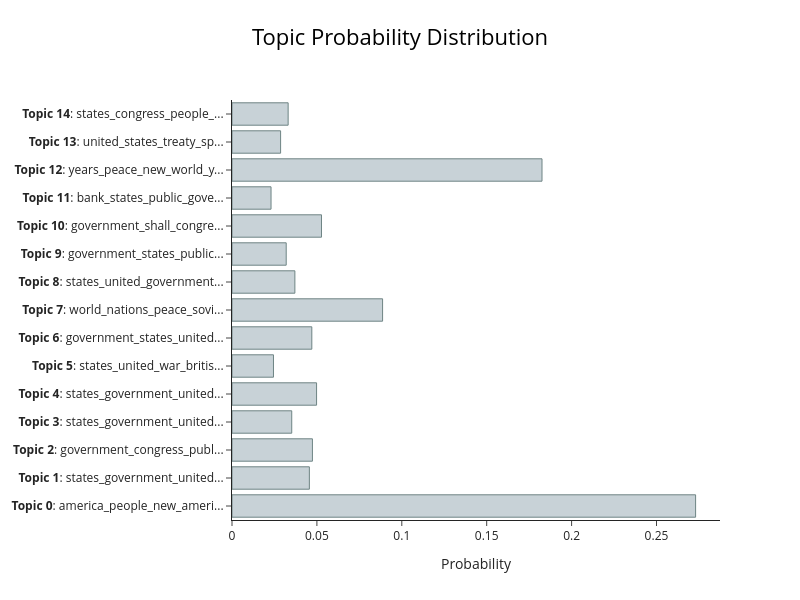

Write notebook code for a chart like this one.
### Code cell
# output the topic distribution for the first speech
# hint: check out approximate_distribution() and visualize_distribution()

topic_distr, _ = topic_model.approximate_distribution(docs)

first_distribution = topic_distr[0] 

fig = topic_model.visualize_distribution(first_distribution,
                                         title="Topic Probability Distribution")
fig.show()

### Figure 1 — Plotly figure (JSON) as saved in the notebook; plotly's stock layout.template omitted (floating-point values rounded to 4 significant figures)
{"data": [{"marker": {"color": "#C8D2D7", "line": {"color": "#6E8484", "width": 1}}, "orientation": "h", "type": "bar", "x": [0.273, 0.04557, 0.04737, 0.03518, 0.0498, 0.02443, 0.04701, 0.08869, 0.03704, 0.03193, 0.05271, 0.02299, 0.1826, 0.02862, 0.03307], "y": ["<b>Topic 0</b>: america_people_new_ameri...", "<b>Topic 1</b>: states_government_united...", "<b>Topic 2</b>: government_congress_publ...", "<b>Topic 3</b>: states_government_united...", "<b>Topic 4</b>: states_government_united...", "<b>Topic 5</b>: states_united_war_britis...", "<b>Topic 6</b>: government_states_united...", "<b>Topic 7</b>: world_nations_peace_sovi...", "<b>Topic 8</b>: states_united_government...", "<b>Topic 9</b>: government_states_public...", "<b>Topic 10</b>: government_shall_congre...", "<b>Topic 11</b>: bank_states_public_gove...", "<b>Topic 12</b>: years_peace_new_world_y...", "<b>Topic 13</b>: united_states_treaty_sp...", "<b>Topic 14</b>: states_congress_people_..."]}], "layout": {"height": 600, "hoverlabel": {"bgcolor": "white", "font": {"family": "Rockwell", "size": 16}}, "title": {"font": {"color": "Black", "size": 22}, "text": "Topic Probability Distribution", "x": 0.5, "xanchor": "center", "y": 0.95, "yanchor": "top"}, "width": 800, "xaxis": {"title": {"text": "Probability"}}}}
